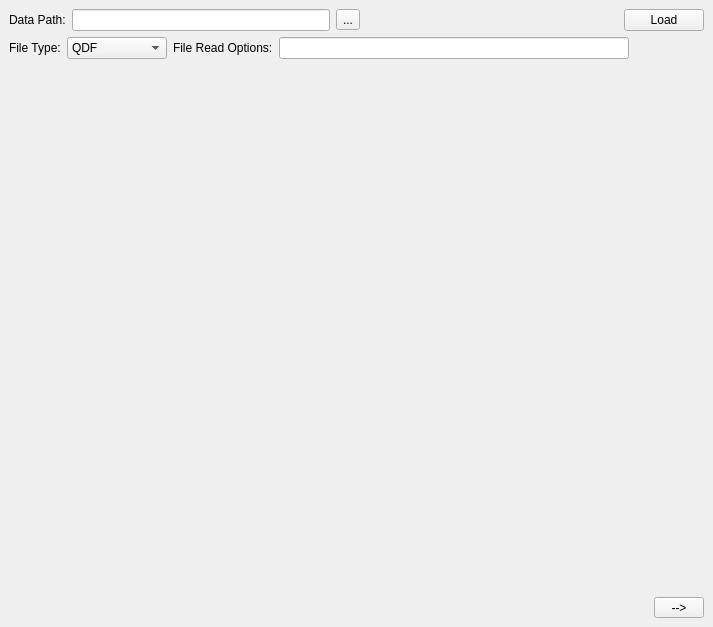
<?xml version="1.0" encoding="UTF-8"?>
<ui version="4.0">
 <class>mplWindow</class>
 <widget class="QMainWindow" name="mplWindow">
  <property name="geometry">
   <rect>
    <x>0</x>
    <y>0</y>
    <width>713</width>
    <height>627</height>
   </rect>
  </property>
  <property name="windowTitle">
   <string>Trajectory Viewer</string>
  </property>
  <property name="autoFillBackground">
   <bool>false</bool>
  </property>
  <widget class="QWidget" name="centralWidget">
   <layout class="QVBoxLayout" name="verticalLayout">
    <item>
     <layout class="QHBoxLayout" name="horizontalLayout">
      <item>
       <widget class="QLabel" name="label_3">
        <property name="sizePolicy">
         <sizepolicy hsizetype="Fixed" vsizetype="Fixed">
          <horstretch>0</horstretch>
          <verstretch>0</verstretch>
         </sizepolicy>
        </property>
        <property name="text">
         <string>Data Path:</string>
        </property>
       </widget>
      </item>
      <item>
       <widget class="QLineEdit" name="pathEdit">
        <property name="sizePolicy">
         <sizepolicy hsizetype="MinimumExpanding" vsizetype="Fixed">
          <horstretch>0</horstretch>
          <verstretch>0</verstretch>
         </sizepolicy>
        </property>
        <property name="minimumSize">
         <size>
          <width>200</width>
          <height>0</height>
         </size>
        </property>
       </widget>
      </item>
      <item>
       <widget class="QToolButton" name="pathBtn">
        <property name="text">
         <string>...</string>
        </property>
       </widget>
      </item>
      <item>
       <spacer name="horizontalSpacer_2">
        <property name="orientation">
         <enum>Qt::Horizontal</enum>
        </property>
        <property name="sizeHint" stdset="0">
         <size>
          <width>40</width>
          <height>20</height>
         </size>
        </property>
       </spacer>
      </item>
      <item>
       <widget class="QPushButton" name="startBtn">
        <property name="sizePolicy">
         <sizepolicy hsizetype="Fixed" vsizetype="Fixed">
          <horstretch>0</horstretch>
          <verstretch>0</verstretch>
         </sizepolicy>
        </property>
        <property name="text">
         <string>Load</string>
        </property>
       </widget>
      </item>
     </layout>
    </item>
    <item>
     <layout class="QHBoxLayout" name="horizontalLayout_2">
      <item>
       <widget class="QLabel" name="label">
        <property name="sizePolicy">
         <sizepolicy hsizetype="Fixed" vsizetype="Fixed">
          <horstretch>0</horstretch>
          <verstretch>0</verstretch>
         </sizepolicy>
        </property>
        <property name="text">
         <string>File Type:</string>
        </property>
       </widget>
      </item>
      <item>
       <widget class="QComboBox" name="ftypeBox">
        <property name="sizePolicy">
         <sizepolicy hsizetype="Fixed" vsizetype="Fixed">
          <horstretch>0</horstretch>
          <verstretch>0</verstretch>
         </sizepolicy>
        </property>
        <property name="minimumSize">
         <size>
          <width>100</width>
          <height>0</height>
         </size>
        </property>
        <property name="toolTip">
         <string extracomment="Choose file type"/>
        </property>
        <property name="editable">
         <bool>false</bool>
        </property>
        <property name="frame">
         <bool>true</bool>
        </property>
        <item>
         <property name="text">
          <string>QDF</string>
         </property>
        </item>
        <item>
         <property name="text">
          <string>ABF</string>
         </property>
        </item>
       </widget>
      </item>
      <item>
       <widget class="QLabel" name="label_2">
        <property name="sizePolicy">
         <sizepolicy hsizetype="Fixed" vsizetype="Fixed">
          <horstretch>0</horstretch>
          <verstretch>0</verstretch>
         </sizepolicy>
        </property>
        <property name="text">
         <string>File Read Options:</string>
        </property>
       </widget>
      </item>
      <item>
       <widget class="QLineEdit" name="fileoptsEdit">
        <property name="sizePolicy">
         <sizepolicy hsizetype="MinimumExpanding" vsizetype="Fixed">
          <horstretch>0</horstretch>
          <verstretch>0</verstretch>
         </sizepolicy>
        </property>
        <property name="minimumSize">
         <size>
          <width>350</width>
          <height>0</height>
         </size>
        </property>
       </widget>
      </item>
      <item>
       <spacer name="horizontalSpacer_3">
        <property name="orientation">
         <enum>Qt::Horizontal</enum>
        </property>
        <property name="sizeHint" stdset="0">
         <size>
          <width>27</width>
          <height>23</height>
         </size>
        </property>
       </spacer>
      </item>
     </layout>
    </item>
    <item>
     <widget class="MplWidget" name="mpl_hist" native="true">
      <property name="sizePolicy">
       <sizepolicy hsizetype="Expanding" vsizetype="MinimumExpanding">
        <horstretch>0</horstretch>
        <verstretch>0</verstretch>
       </sizepolicy>
      </property>
      <property name="minimumSize">
       <size>
        <width>0</width>
        <height>200</height>
       </size>
      </property>
     </widget>
    </item>
    <item>
     <layout class="QHBoxLayout" name="horizontalLayout_3">
      <item>
       <spacer name="horizontalSpacer">
        <property name="orientation">
         <enum>Qt::Horizontal</enum>
        </property>
        <property name="sizeHint" stdset="0">
         <size>
          <width>40</width>
          <height>20</height>
         </size>
        </property>
       </spacer>
      </item>
      <item>
       <widget class="QToolButton" name="nextBtn">
        <property name="minimumSize">
         <size>
          <width>50</width>
          <height>0</height>
         </size>
        </property>
        <property name="text">
         <string>--&gt;</string>
        </property>
       </widget>
      </item>
     </layout>
    </item>
   </layout>
  </widget>
 </widget>
 <customwidgets>
  <customwidget>
   <class>MplWidget</class>
   <extends>QWidget</extends>
   <header>mplwidget.h</header>
   <container>1</container>
  </customwidget>
 </customwidgets>
 <resources/>
 <connections/>
</ui>
